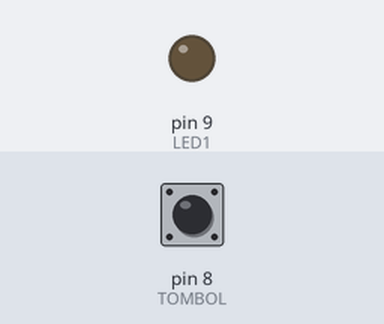
A sketch run on a simulated Arduino Uno, built with avr-gcc and run on an emulated ATmega328P. Shown: output pins drawn as LEDs (lit = HIGH). The inputs (shaded band) are chosen by the test bench; at power-on: pin 8 (TOMBOL) HIGH.

Above: at 1.2 s.
1.3 s: pin 8 (TOMBOL) pulled LOW for 0.15 s
At 1.8 s:
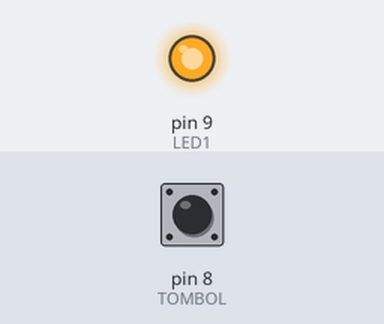
2.9 s: pin 8 (TOMBOL) pulled LOW for 1 s
At 4.2 s:
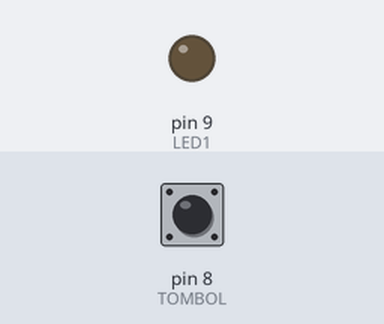
5.4 s: pin 8 (TOMBOL) pulled LOW for 3.2 s
At 6.1 s:
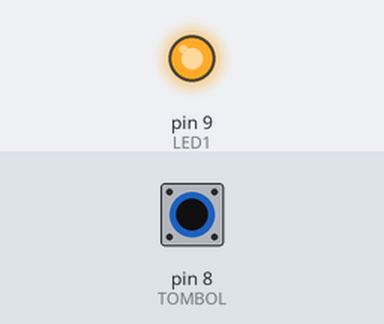
Timing chart, 0 to 8.4 s (numbered marks = the images above; inputs shaded):
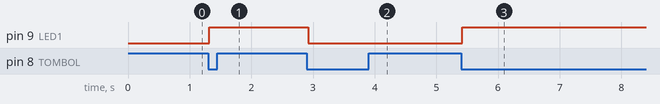

Measured:
- after the input at 1.3 s, pin 9 (LED1): LOW → HIGH at once
- after the input at 2.9 s, pin 9 (LED1): HIGH → LOW at once
- after the input at 5.4 s, pin 9 (LED1): LOW → HIGH at once

The sketch:

1_tombol_1_led_toggle.ino
```cpp
// Slamet Indriyanto
// DEMO 2: 1 tombol, 1 LED (toggle)
// Ditekan = LED nyala, dilepas tetap nyala, ditekan lagi = LED mati
// Tombol: pin 8 -> GND (pull-up internal) | LED: pin 9 (+ resistor 220 ohm)

const int TOMBOL = 8;
const int LED1 = 9;

bool statusLed = false;          // false = mati, true = nyala
bool tombolSebelumnya = HIGH;    // HIGH = tidak ditekan

// Mengembalikan true SEKALI saat tombol baru saja ditekan.
// Tanda & berarti variabel aslinya ikut berubah.
bool tombolDitekan(int pin, bool &sebelumnya) {
  bool sekarang = digitalRead(pin);
  bool hasil = (sebelumnya == HIGH && sekarang == LOW);
  if (sekarang != sebelumnya) delay(20);   // redam pantulan (debounce)
  sebelumnya = sekarang;
  return hasil;
}

void setup() {
  pinMode(TOMBOL, INPUT_PULLUP);
  pinMode(LED1, OUTPUT);
}

void loop() {
  if (tombolDitekan(TOMBOL, tombolSebelumnya)) {
    statusLed = !statusLed;            // balik status
    digitalWrite(LED1, statusLed);
  }
}
```
